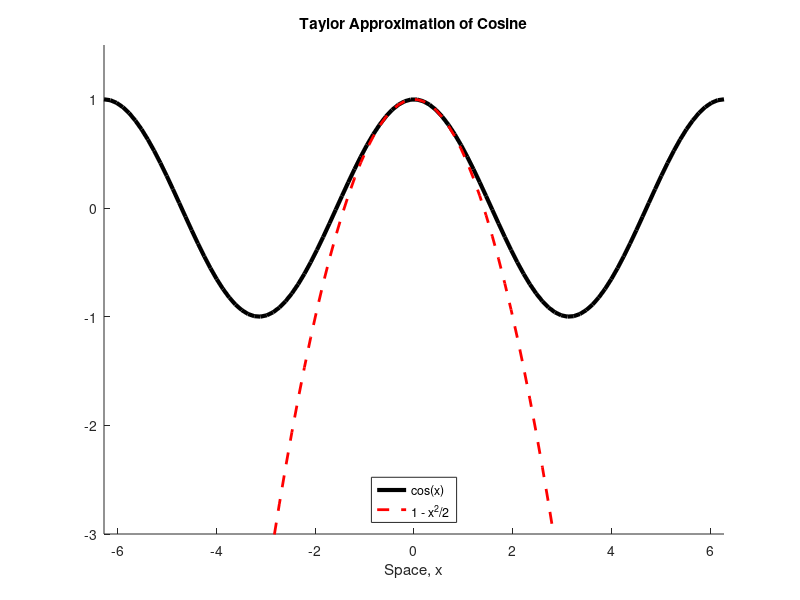

This figure's MATLAB source:
clear; close all; clc;

% Problem 3
xs = linspace(-2*pi,2*pi);
f = @(x) 1 - x.^2 / 2;
clf
hold on
plot(xs,cos(xs), 'k', 'LineWidth', 3);
plot(xs,f(xs), 'r--', 'LineWidth', 2);

xlabel('Space, x');
title('Taylor Approximation of Cosine');
legend('cos(x)', '1 - x^2/2', 'Location', 'south');
xlim([-2*pi 2*pi]);
ylim([-3 1.5]);
xticks(-6:2:6);
yticks(-3:1);

print(gcf,'-dpng','plot_basic.png');